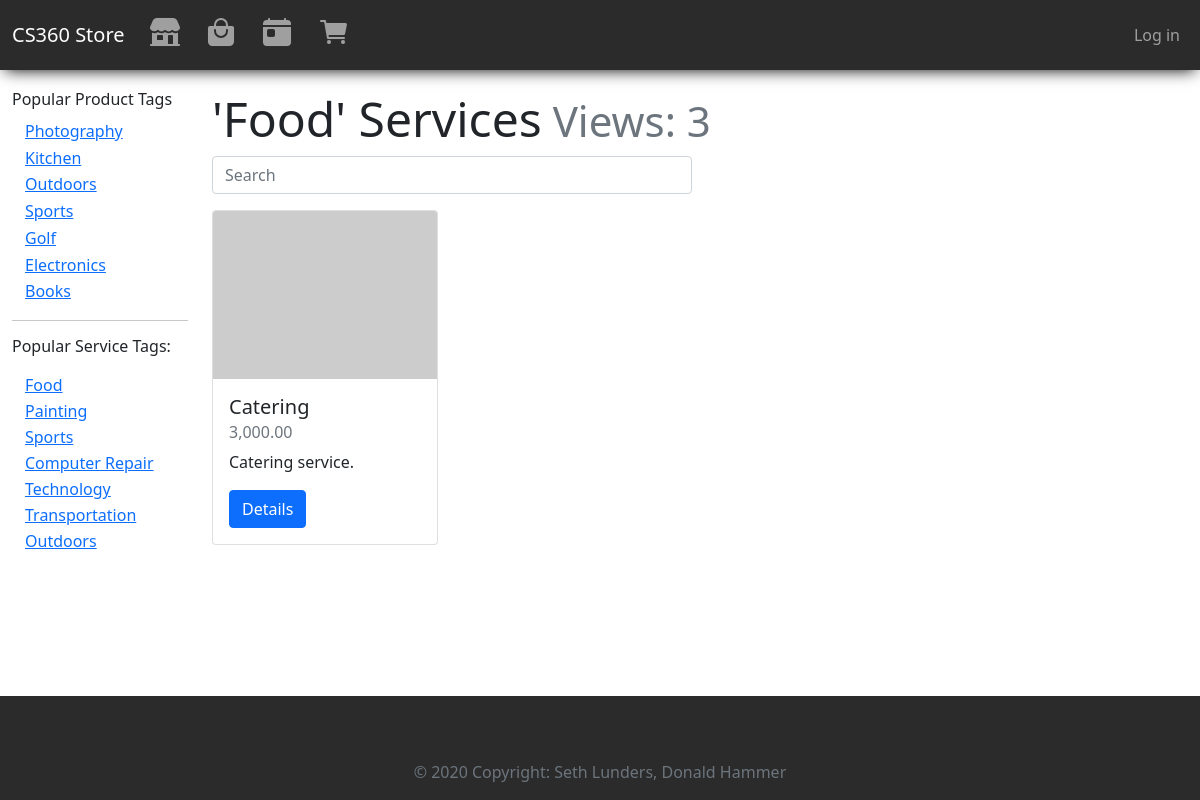
The page /store/services/tag/food/1 on the database its author committed.
### storeApp/models.py (models this page shows, shortened)
class ProductTag(models.Model):
    name = models.CharField(max_length=200, help_text="Enter a tag; i.e. \"electronics\"", primary_key=True, unique=True)
    viewcount = models.IntegerField(default=0)
    class Meta:
        ordering = ['-viewcount']
    def get_absolute_url(self):
        return reverse('product-tag-detail', args=[str(self.name), 1])

class ServiceTag(models.Model):
    name = models.CharField(max_length=200, help_text="Enter a tag; i.e. \"electronics\"", primary_key=True, unique=True)
    viewcount = models.IntegerField(default=0)
    def __str__(self):
        return str(self.name)
    def save(self, *args, **kwargs):
        self.name = self.name.lower()
        return super(ServiceTag, self).save(*args, **kwargs)
    class Meta:
        ordering = ['-viewcount']
    def get_absolute_url(self):
        return reverse('service-tag-detail', args=[str(self.name), 1])

class ServiceListing(models.Model):
    id = models.UUIDField(primary_key=True, default=uuid.uuid4, help_text="Unique ID for this particular service", editable=False)
    active = models.BooleanField(default=True)
    name = models.CharField(max_length=200, help_text="Enter a name for your service.")
    imageURL = models.URLField(max_length=200, help_text="Enter image URL", blank="True", null=True, default="https://picsum.photos/400/300")
    price = models.DecimalField(help_text="Max: 99,999.99. Set 0 \'Free\'", max_digits=7, decimal_places=2) # allows max price of $99,999.99
    price_per_hour = models.BooleanField(help_text="Is this service priced per hour?", default=False)
    description = models.TextField()
    service_area = models.IntegerField(help_text="Enter miles from your Business Address that you service.")
    days_available = models.CharField(max_length=200, help_text="Enter the days/times this service is available, i.e. M-Th 9-5, Fri-Sun 10-1", null=True, blank=True)
    vendor = models.ForeignKey(Vendor, on_delete=models.RESTRICT)
    tags = models.ManyToManyField(ServiceTag, blank=True)
    def get_absolute_url(self):
        return reverse('service-detail', args=[str(self.id)])
    def list_tags(self):
        return ', '.join(tag.name for tag in self.tags.all()[:3])
    list_tags.short_description = 'Tags'

### storeApp/views.py (the view)
# urls.py: path('services/tag/<str:pk>/<int:page>', views.ServiceTagDetailView, name='service-tag-detail'),
def ServiceTagDetailView(request, pk, page=1):
    tag = ServiceTag.objects.get(name=pk)
    service_list = tag.servicelisting_set.filter(active=True)
    paginator = Paginator(service_list, 20)
    if tag:
        try:
            service_list = paginator.page(page)
        except EmptyPage:
            service_list = paginator.page(paginator.num_pages)
        hasViewed = request.session.get('viewed_servicetag_%s' % tag.name)
        if not hasViewed:
            request.session['viewed_servicetag_%s' % tag.name] = True
            tag.viewcount = F('viewcount') + 1
            tag.save()
            tag.refresh_from_db()
        context = {
            'tag': tag,
            'servicelisting_list': service_list,
        }
        return render(request, 'storeApp/servicetag_detail.html', context)
    else:
        raise Http404("This tag was not found.")

### storeApp/context_processors.py (called while the page is built)
def add_variable_to_context(request):
    return {
        'top_producttags': ProductTag.objects.all()[:7],
        'top_servicetags': ServiceTag.objects.all()[:7],
    }

### storeApp/templates/storeApp/servicetag_detail.html (shortened to what this page needs)
{% extends "base_generic.html" %}
  {% load humanize %}
{% block content %}
    <h1 class="display-5">'{{ tag|title }}' Services<small class="text-muted"> Views: {{ tag.viewcount }}</small></h1>
    <form action="">
        <input class="form-control mb-3 product-search-form" type="text" placeholder="Search" aria-label="Search">
    </form>
    {% if servicelisting_list %}
    <div class="row">
      {% for service in servicelisting_list %}
      {% if service.active %}
      <div class="col-xs-1 col-sm-8 col-md-6 col-lg-3 mb-2">
          <div class="card flex-grow-1">
              <img src="{{ service.imageURL }}" class="card-img-top" alt="...">
              <div class="card-body">
                  <h5 class="card-title">{{ service.name }}</h5>
                  <h6 class="card-subtitle mb-2 text-muted">{{ service.price|intcomma }}{% if service.price_per_hour %}(per hour){% endif %}</h6>
                  <p class="card-text">{{ service.description|truncatechars:100 }}</p>
                  <a href="{{ service.get_absolute_url }}" class="btn btn-primary">Details</a>
              </div>
          </div>
      </div>
      {% endif %}
      {% endfor %}
    </div>
    {% else %}
        <p>There are currently no available services.</p>
    {% endif %}
{% endblock content %}

### storeApp/templates/base_generic.html (shortened to what this page needs)
{% load humanize %}
<!DOCTYPE html>
<html lang="en">
<head>
  <link href="https://cdn.jsdelivr.net/npm/bootstrap@5.0.2/dist/css/bootstrap.min.css" rel="stylesheet">
  {% load static %}
  <link rel="stylesheet" href="{% static 'css/styles.css' %}">
</head>
<body class="d-flex flex-column min-vh-100">
  <nav class="navbar navbar-expand-md navbar-dark bg-dark pl-3 pr-3" aria-label="Fourth navbar example">
    <div class="container-fluid">
      <a class="navbar-brand" href="{% url 'index' %}">CS360 Store</a>
      <div class="collapse navbar-collapse" id="navbarsExample04">
        <ul class="navbar-nav me-auto mb-2 mb-md-0">
          <li class="nav-item"><a class="nav-link " href="{% url 'vendors' %}"><ion-icon name="storefront" size="large"></ion-icon></a></li>
          <li class="nav-item"><a class="nav-link " href="{% url 'products' %}"><ion-icon name="bag-handle" size="large"></ion-icon></a></li>
          <li class="nav-item"><a class="nav-link " href="{% url 'services' %}"><ion-icon name="today" size="large"></ion-icon></a></li>
          <li class="nav-item"><a class="nav-link {% if request.resolver_match.url_name == 'my-cart' %}active{% endif %}" href="{% url 'my-cart' %}"><ion-icon name="cart" size="large"></ion-icon>&nbsp;&nbsp;</a></li>
        </ul>
        <ul class="navbar-nav">
          {% if user.is_authenticated %}
          <li class="nav-item dropdown">
            <a class="nav-link dropdown-toggle {% if request.resolver_match.url_name == 'my-orders' or request.resolver_match.url_name == 'logout' %}active{% endif %}" href="#" id="dropdown04" data-bs-toggle="dropdown" aria-expanded="false"><ion-icon name="person-circle-outline" size="large"></ion-icon></a>
            <ul class="dropdown-menu dropdown-menu-end" aria-labelledby="dropdown04">
              {% comment %} <li>Welcome, {{ user.first_name }}!</li> {% endcomment %}
              <li><a class="dropdown-item" href="{% url 'my-orders' %}">View Orders</a></li>
              <li><a class="dropdown-item" href="{% url 'logout' %}">Log out</a></li>
            </ul>
          </li>
          {% else %}
          <li class="nav-item"><a class="nav-link" href="{% url 'login' %}">Log in</a></li>
          {% endif %}
        </ul>
      </div>
    </div>
  </nav>
  <div class="container-fluid">
    <div class="row mb-3">
      <div class="col-lg-2">
      {% block sidebar %}
        <ul class="sidebar-nav d-none d-lg-block">
          <div class="d-none d-lg-block">
          <h6>Popular Product Tags</h6>
          <ul class="list-unstyled">
            {% for tag in top_producttags %}
            <li><a href="{{ tag.get_absolute_url }}" class="btn btn-link py-0">{{ tag.name|title }}</a></li>
            {% endfor %}
          </ul>
          <hr/>
          <h6>Popular Service Tags:</p>
          <ul class="list-unstyled">
            {% for tag in top_servicetags %}
            <li><a href="{{ tag.get_absolute_url }}" class="btn btn-link py-0">{{ tag.name|title }}</a></li>
            {% endfor %}
          </ul>
        </div>
     {% endblock %}
      </div>
      <div class="col-lg-10">{% block content %}{% endblock %}</div>
    </div>
  </div>
  {% block footer %}
    <footer class="bg-dark text-light text-center text-lg-start mt-auto">
      <div class="container p-4">
      </div>
      <div class="text-center p-3 bg-dark text-muted">
        © 2020 Copyright: Seth Lunders, Donald Hammer
      </div>
    </footer>
  {% endblock footer %}
</body>
</html>

### storeApp/static/css/styles.css (style rules this page uses)
.sidebar-nav { margin-top: 20px; padding: 0; list-style: none; }
h1 { margin-top: 20px; }
.product-search-form { max-width: 480px; }
.bg-dark { background-color: rgb(43, 43, 43) !important }
.navbar { box-shadow: 0px 5px 15px -5px #000000; }

### rows shown on the page
ProductTag: name "Photography"
ProductTag: name "Kitchen"
ProductTag: name "Outdoors"
ProductTag: name "Sports"
ProductTag: name "Golf"
ProductTag: name "Electronics"
ProductTag: name "Books"
ServiceTag: name "Food", viewcount "3"
ServiceTag: name "Painting"
ServiceTag: name "Sports"
ServiceTag: name "Computer Repair"
ServiceTag: name "Technology"
ServiceTag: name "Transportation"
ServiceTag: name "Outdoors"
ServiceListing: active True (drawn), name "Catering", price "3,000.00", description "Catering service."
